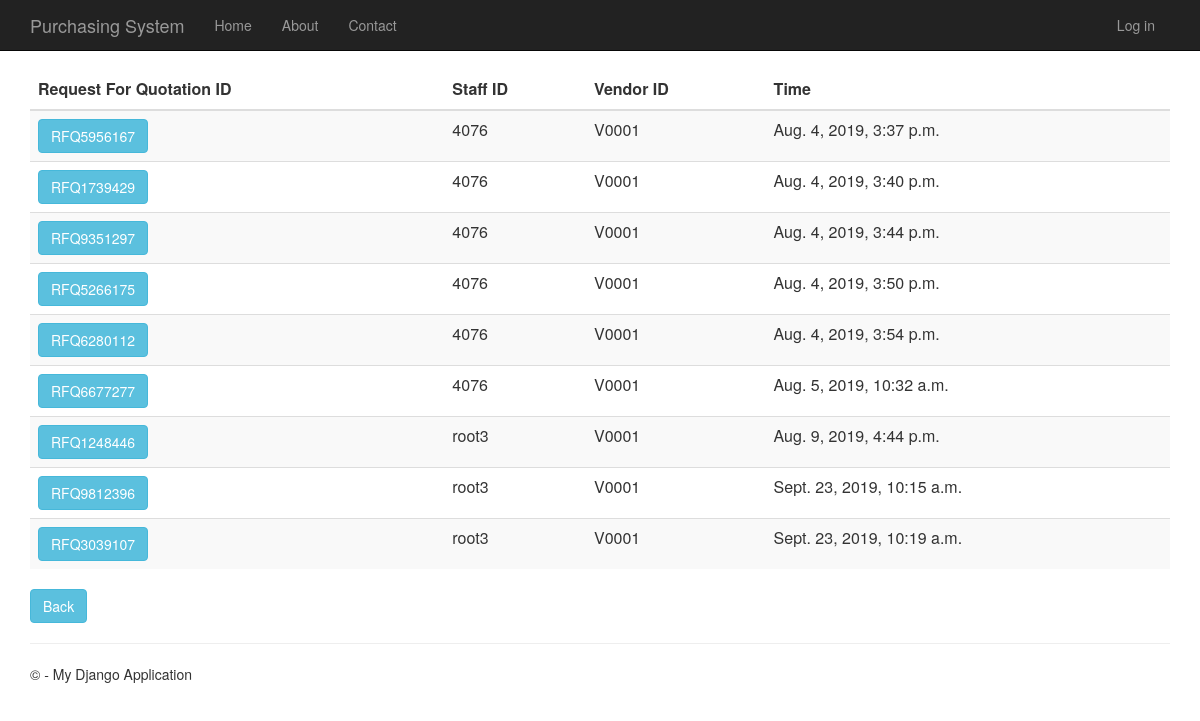
Before: /requestforquotationhistory with the older database file.
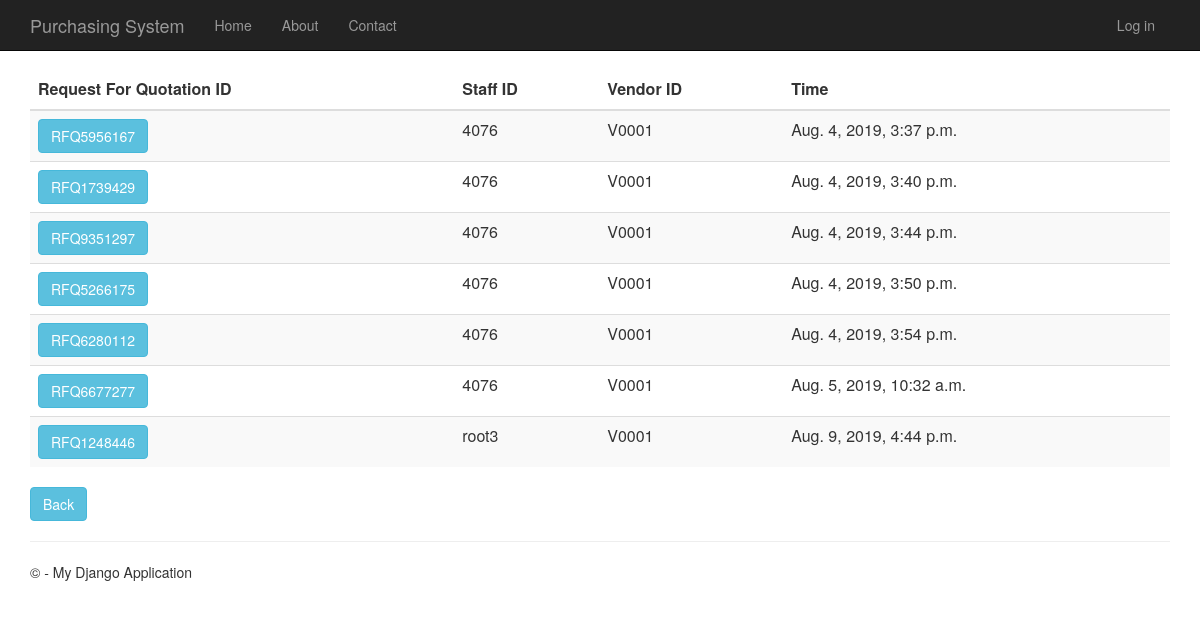
After: the same page with the newer database file.
### RequestForQuotation/models.py (models this page shows, shortened)
class RequestForQuotation(models.Model):
    request_for_quotation_id = models.CharField(primary_key=True, max_length=10)
    time_created = models.DateTimeField()
    description = models.TextField(null=True,default=None, blank=True)
    total_price = models.DecimalField(max_digits=10, decimal_places=2, default=Decimal('0.00'))
    person_id = models.ForeignKey(Person, on_delete = models.CASCADE)
    vendor_id = models.ForeignKey(Vendor, on_delete = models.CASCADE)
    purchase_requisition_id = models.ForeignKey(PurchaseRequisition, on_delete = models.CASCADE)

### app/models.py (models this page shows, shortened)
class Person(models.Model):
    user_id = models.OneToOneField(User)
    person_id = models.CharField(primary_key=True, max_length=10)
    person_name = models.TextField()
    person_address = models.TextField()
    person_phone_number = models.TextField()
    person_role = models.TextField(default = 'MANAGER')

class Vendor(models.Model):
    vendor_id = models.CharField(primary_key=True, max_length=10)
    vendor_name = models.TextField()
    vendor_phone_number = models.TextField()
    vendor_address = models.TextField()
    vendor_email = models.TextField()
    def __str__(self):
        return str(self.vendor_id)

### RequestForQuotation/views.py (the view)
# urls.py: url(r'^requestforquotationhistory', RequestForQuotation.views.requestforquotationhistory, name="request_of_quotation_history"),
def requestforquotationhistory(request):
    request_for_quotations = RequestForQuotation.objects.all()
    context = {
            'title':'Request For Quotation History',
            'rows':request_for_quotations
        }
    return render(request,'RequestForQuotation/requestforquotationhistory.html',context)

### RequestForQuotation/templates/RequestForQuotation/requestforquotationhistory.html
﻿{% extends "app/layout.html" %}
{% block content %}
<div class="purchaseorderhistory margintop">
    <form action="requestofquotationhistorydetails" method="GET">
        <table class="table table-striped margintop">
          <thead>
            <tr>
              <th scope="col">Request For Quotation ID</th>
              <th scope="col">Staff ID</th>
              <th scope="col">Vendor ID</th>
              <th scope="col">Time</th>
            </tr>
          </thead>
          <tbody>
              {% for r in rows %}
            <tr>
                 <td><button type="submit" name="roq_id" value="{{r.request_for_quotation_id}}" class="btn btn-info" >{{r.request_for_quotation_id}}</button></td>
                 <td>{{r.person_id.person_id}}</td>
                 <td>{{r.vendor_id}}</td>
                 <td>{{r.time_created}}</td>
            </tr>
              {% endfor %}
          </tbody>
        </table>
    </form>
       <form action="menu">
        <div class="margintop">
            <button type="submit" class="btn btn-info" >Back</button>
        </div>
    </form>
</div>
{% endblock %}

### app/templates/app/layout.html (shortened to what this page needs)
﻿<!DOCTYPE html>
<html>
<head>
    {% load staticfiles %}
    <link rel="stylesheet" type="text/css" href="{% static 'app/content/bootstrap.min.css' %}" />
    <link rel="stylesheet" type="text/css" href="{% static 'app/content/site.css' %}" />
</head>
<body>
    <div class="navbar navbar-inverse navbar-fixed-top">
        <div class="container">
            <div class="navbar-header">
                <a href="/" class="navbar-brand">Purchasing System</a>
            </div>
            <div class="navbar-collapse collapse">
                <ul class="nav navbar-nav">
                    <li><a href="{% url 'home' %}">Home</a></li>
                    <li><a href="{% url 'about' %}">About</a></li>
                    <li><a href="{% url 'contact' %}">Contact</a></li>
                </ul>
                {% include 'app/loginpartial.html' %}
            </div>
        </div>
    </div>
    <div class="container body-content">
{% block content %}{% endblock %}
        <hr/>
        <footer>
            <p>&copy; {{ year }} - My Django Application</p>
        </footer>
    </div>
</body>
</html>

### app/templates/app/loginpartial.html
{% if user.is_authenticated %}
<form id="logoutForm" action="/logout" method="post" class="navbar-right">
    {% csrf_token %}
    <ul class="nav navbar-nav navbar-right">
        <li><span class="navbar-brand">Hello {{ user.username }}!</span></li>
        <li><a href="javascript:document.getElementById('logoutForm').submit()">Log off</a></li>
    </ul>
</form>
{% else %}
<ul class="nav navbar-nav navbar-right">
    <li><a href="{% url 'login' %}">Log in</a></li>
</ul>
{% endif %}

### app/static/app/content/site.css (style rules this page uses)
body { padding-top: 50px; padding-bottom: 20px; }
.body-content { padding-left: 15px; padding-right: 15px; }

Changed rows visible on the page:
removed RequestForQuotation: request_for_quotation_id "RFQ9812396", person_id.person_id "root3", vendor_id "V0001", time_created "Sept. 23, 2019, 10:15 a.m."
removed RequestForQuotation: request_for_quotation_id "RFQ3039107", person_id.person_id "root3", vendor_id "V0001", time_created "Sept. 23, 2019, 10:19 a.m."
